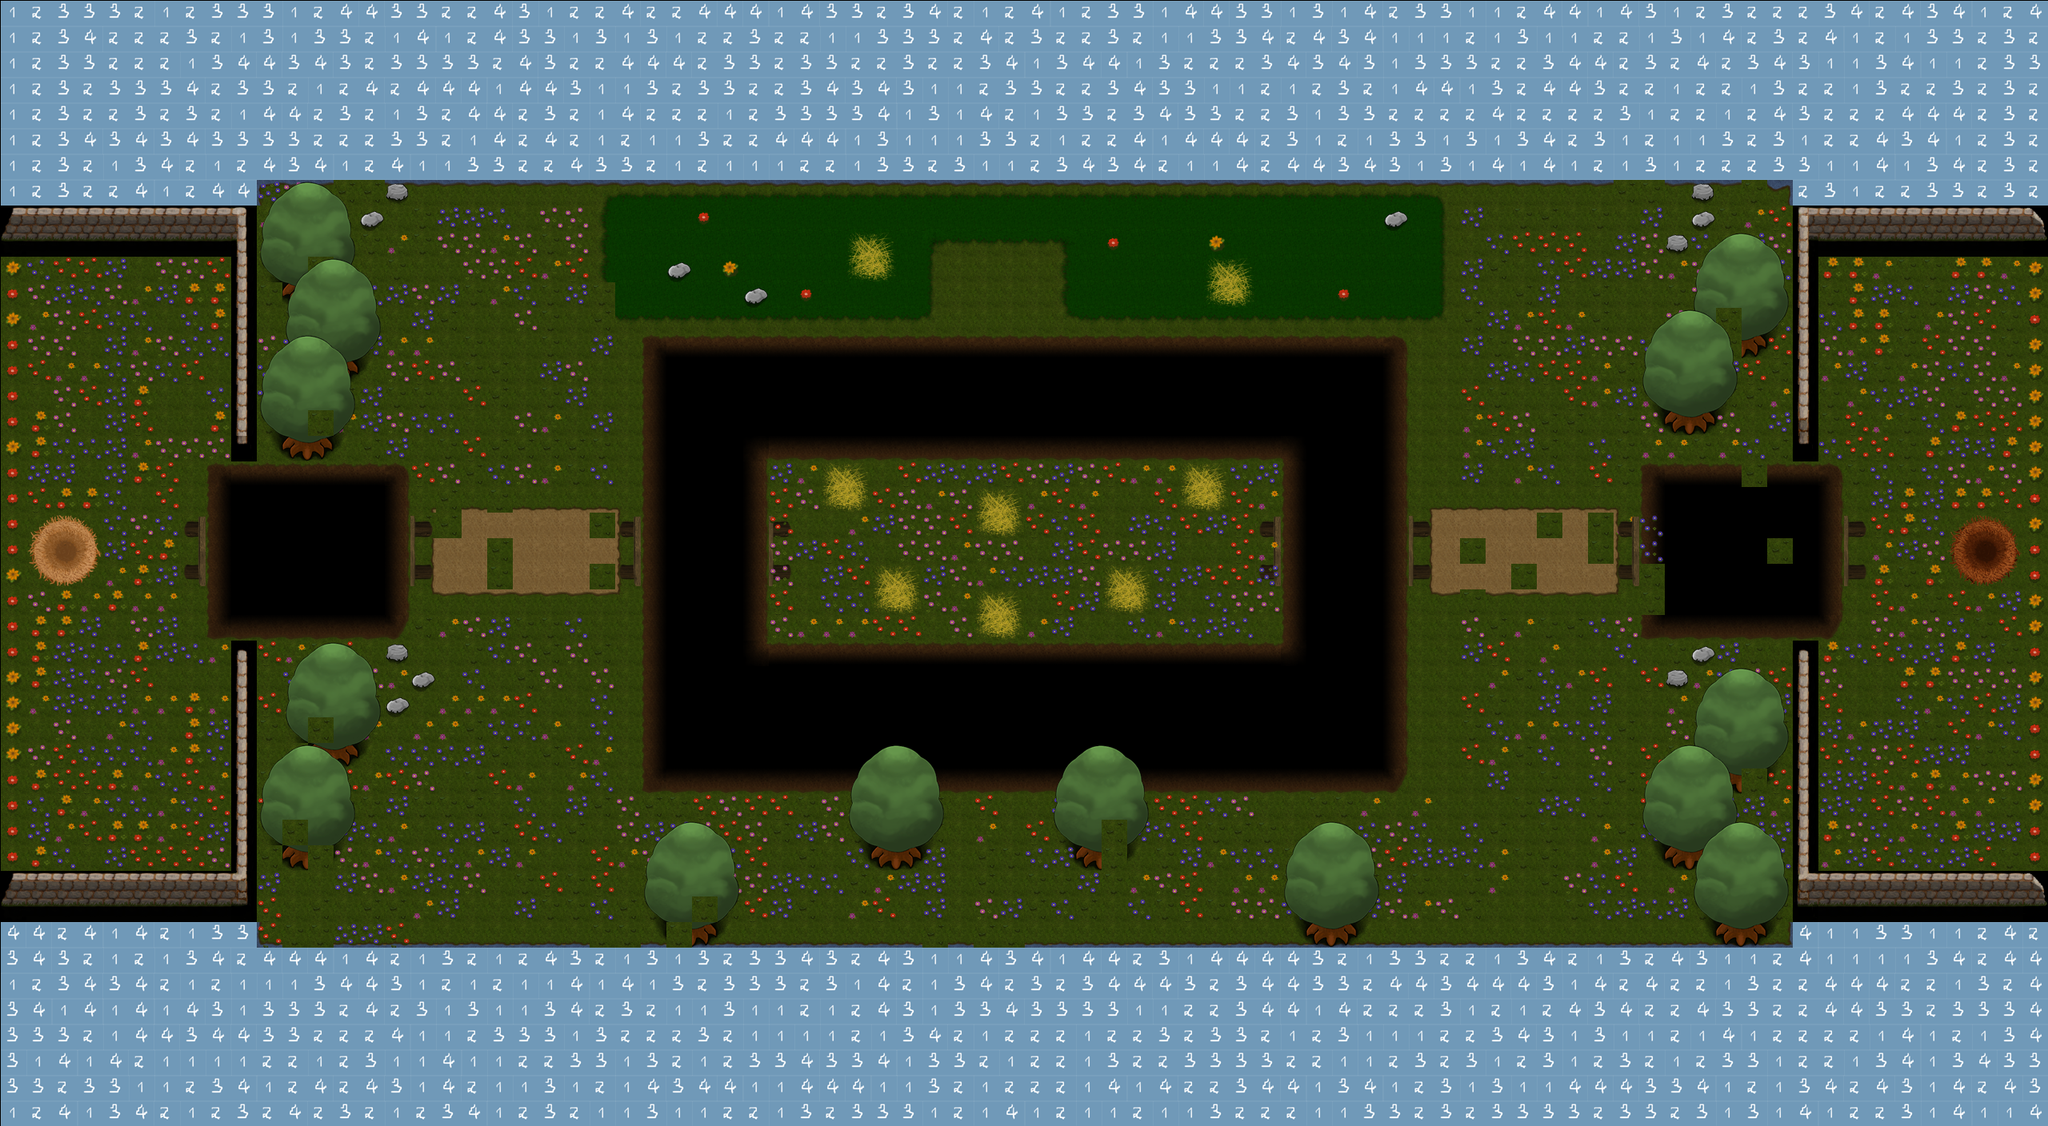

This is a level from a 2D game, rendered from its Tiled map with the project's own tilesets. A one-line summary and the map file follow, with tile-layer data summarised:
An orthogonal 80x44 tile map with 32x32 px tiles, 6 tile layers (Groundlayer (Rand, Wand, Terrain), Zonelayer (hohes Gras, Start), Detaillayer (Deko), Rederlayer, ...), 16 tilesets and 86 objects (27x solid, 14x Egg, 10x Bridge2, 8x Bridge1, 8x Bridge3, ...).

<map version="1.0" orientation="orthogonal" width="80" height="44" tilewidth="32" tileheight="32">
 <tileset firstgid="1" name="dummyWasserHalb" tilewidth="32" tileheight="32">
  <tileoffset x="1" y="1" />
  <properties>
   <property name="animation" value="" />
   <property name="animationDuration" value="0.15" />
   <property name="animationFrames" value="5" />
   <property name="animationTileOffset" value="5" />
  </properties>
  <image source="tiles/dummyWasserHalb.png" width="128" height="32" />
 </tileset>
 <tileset firstgid="5" name="dummyTilesHalb" tilewidth="32" tileheight="32">
  <tileoffset x="1" y="1" />
  <image source="tiles/dummyTilesHalb.png" width="512" height="512" />
  <terraintypes>
   <terrain name="Gras" tile="-1" />
   <terrain name="Weg" tile="-1" />
   <terrain name="Abgrund" tile="-1" />
   <terrain name="Wasser" tile="-1" />
  </terraintypes>
  <tile id="0" terrain="0,0,0,0" />
  <tile id="1" terrain="0,0,0,0" />
  <tile id="2" terrain="0,0,0,0" />
  <tile id="3" terrain="0,0,0,0" />
  <tile id="16" terrain="0,0,0,1" />
  <tile id="17" terrain="0,0,1,1" />
  <tile id="18" terrain="0,0,1,0" />
  <tile id="32" terrain="0,1,0,1" />
  <tile id="33" terrain="1,1,1,1" />
  <tile id="34" terrain="1,0,1,0" />
  <tile id="35" terrain="0,1,1,1" />
  <tile id="36" terrain="1,0,1,1" />
  <tile id="48" terrain="0,1,0,0" />
  <tile id="49" terrain="1,1,0,0" />
  <tile id="50" terrain="1,0,0,0" />
  <tile id="51" terrain="1,1,0,1" />
  <tile id="52" terrain="1,1,1,0" />
  <tile id="64" terrain="0,0,0,3" />
  <tile id="65" terrain="0,0,3,3" />
  <tile id="66" terrain="0,0,3,0" />
  <tile id="69" terrain="0,0,0,2" />
  <tile id="70" terrain="0,0,2,2" />
  <tile id="71" terrain="0,0,2,0" />
  <tile id="80" terrain="0,3,0,3" />
  <tile id="81" terrain="3,3,3,3" />
  <tile id="82" terrain="3,0,3,0" />
  <tile id="83" terrain="0,3,3,3" />
  <tile id="84" terrain="3,0,3,3" />
  <tile id="85" terrain="0,2,0,2" />
  <tile id="86" terrain="2,2,2,2" />
  <tile id="87" terrain="2,0,2,0" />
  <tile id="88" terrain="0,2,2,2" />
  <tile id="89" terrain="2,0,2,2" />
  <tile id="96" terrain="0,3,0,0" />
  <tile id="97" terrain="3,3,0,0" />
  <tile id="98" terrain="3,0,0,0" />
  <tile id="99" terrain="3,3,0,3" />
  <tile id="100" terrain="3,3,3,0" />
  <tile id="101" terrain="0,2,0,0" />
  <tile id="102" terrain="2,2,0,0" />
  <tile id="103" terrain="2,0,0,0" />
  <tile id="104" terrain="2,2,0,2" />
  <tile id="105" terrain="2,2,2,0" />
 </tileset>
 <tileset firstgid="261" name="egg" tilewidth="32" tileheight="32">
  <tileoffset x="1" y="1" />
  <properties>
   <property name="TYPE" value="egg" />
  </properties>
  <image source="tiles/egg.png" width="32" height="32" />
 </tileset>
 <tileset firstgid="262" name="carrot" tilewidth="32" tileheight="32">
  <tileoffset x="1" y="1" />
  <properties>
   <property name="TYPE" value="carrot" />
  </properties>
  <image source="tiles/carrot.png" width="32" height="32" />
 </tileset>
 <tileset firstgid="263" name="clover" tilewidth="32" tileheight="32">
  <tileoffset x="1" y="1" />
  <properties>
   <property name="TYPE" value="clover" />
  </properties>
  <image source="tiles/clover.png" width="32" height="32" />
 </tileset>
 <tileset firstgid="264" name="spinach" tilewidth="32" tileheight="32">
  <tileoffset x="1" y="1" />
  <properties>
   <property name="TYPE" value="spinach" />
  </properties>
  <image source="tiles/spinach.png" width="32" height="32" />
 </tileset>
 <tileset firstgid="265" name="bridge_horizontal_left" tilewidth="32" tileheight="96">
  <tileoffset x="1" y="1" />
  <image source="tiles/bridge_horizontal_left.png" width="32" height="96" />
 </tileset>
 <tileset firstgid="266" name="bridge_horizontal_middle" tilewidth="32" tileheight="96">
  <tileoffset x="1" y="1" />
  <image source="tiles/bridge_horizontal_middle.png" width="32" height="96" />
 </tileset>
 <tileset firstgid="267" name="bridge_horizontal_right" tilewidth="32" tileheight="96">
  <tileoffset x="1" y="1" />
  <image source="tiles/bridge_horizontal_right.png" width="32" height="96" />
 </tileset>
 <tileset firstgid="268" name="bridge_vertical_bottom" tilewidth="96" tileheight="32">
  <tileoffset x="1" y="1" />
  <image source="tiles/bridge_vertical_bottom.png" width="96" height="32" />
 </tileset>
 <tileset firstgid="269" name="bridge_vertical_middle" tilewidth="96" tileheight="32">
  <tileoffset x="1" y="1" />
  <image source="tiles/bridge_vertical_middle.png" width="96" height="32" />
 </tileset>
 <tileset firstgid="270" name="bridge_vertical_top" tilewidth="96" tileheight="32">
  <tileoffset x="1" y="1" />
  <image source="tiles/bridge_vertical_top.png" width="96" height="32" />
 </tileset>
 <tileset firstgid="271" name="bush" tilewidth="64" tileheight="64">
  <tileoffset x="1" y="1" />
  <properties>
   <property name="TYPE" value="bush" />
  </properties>
  <image source="tiles/bush.png" width="64" height="64" />
 </tileset>
 <tileset firstgid="272" name="straw" tilewidth="64" tileheight="64">
  <tileoffset x="1" y="1" />
  <properties>
   <property name="TYPE" value="hay" />
  </properties>
  <image source="tiles/straw.png" width="64" height="64" />
 </tileset>
 <tileset firstgid="273" name="switch" tilewidth="64" tileheight="64">
  <tileoffset x="1" y="1" />
  <image source="tiles/switch.png" width="64" height="64" />
 </tileset>
 <tileset firstgid="274" name="home" tilewidth="32" tileheight="32">
  <image source="tiles/home.png" width="192" height="96" />
 </tileset>
 <layer name="Groundlayer (Rand, Wand, Terrain)" width="80" height="44">
  <data>[3520 cells, 3520 non-empty, 42 distinct tile ids]</data>
 </layer>
 <layer name="Zonelayer (hohes Gras, Start)" width="80" height="44">
  <data>[3520 cells, 385 non-empty, 46 distinct tile ids]</data>
 </layer>
 <layer name="Detaillayer (Deko)" width="80" height="44">
  <data>[3520 cells, 1339 non-empty, 21 distinct tile ids]</data>
 </layer>
 <objectgroup name="Brueckenebene" width="80" height="44">
  <object name="Bridge1" gid="266" x="2272" y="736" />
  <object name="Bridge1" gid="266" x="2240" y="736" />
  <object name="Bridge1" gid="266" x="2208" y="736" />
  <object name="Bridge1" gid="266" x="2048" y="736" />
  <object name="Bridge1" gid="266" x="2144" y="736" />
  <object name="Bridge1" gid="266" x="2176" y="736" />
  <object name="Bridge1" gid="266" x="2112" y="736" />
  <object name="Bridge1" gid="266" x="2080" y="736" />
  <object name="Bridge2" gid="266" x="1728" y="736" />
  <object name="Bridge2" gid="266" x="1632" y="736" />
  <object name="Bridge2" gid="266" x="1664" y="736" />
  <object name="Bridge2" gid="266" x="1600" y="736" />
  <object name="Bridge2" gid="266" x="1696" y="736" />
  <object name="Bridge2" gid="266" x="928" y="736" />
  <object name="Bridge2" gid="266" x="896" y="736" />
  <object name="Bridge2" gid="266" x="864" y="736" />
  <object name="Bridge2" gid="266" x="832" y="736" />
  <object name="Bridge2" gid="266" x="800" y="736" />
  <object name="Bridge3" gid="266" x="480" y="736" />
  <object name="Bridge3" gid="266" x="448" y="736" />
  <object name="Bridge3" gid="266" x="416" y="736" />
  </objectgroup>
 <objectgroup name="Aktionsebene (Ei, Schalter, Busch, Futter)" width="80" height="44">
  <!-- 17 objects omitted --></objectgroup>
 <objectgroup name="Zonenebene" width="80" height="44">
  <!-- 16 objects omitted --></objectgroup>
 <layer name="Rederlayer" width="80" height="44">
  <data>[3520 cells, 0 non-empty, 0 distinct tile ids]</data>
 </layer>
 <objectgroup name="Spielerebene (physikalische Zone)" width="80" height="44">
  <!-- 27 objects omitted --></objectgroup>
 <layer name="Overlayer" width="80" height="44">
  <data>[3520 cells, 140 non-empty, 14 distinct tile ids]</data>
 </layer>
 <layer name="Overoverlayer(je nach Bedarf)" width="80" height="44">
  <data>[3520 cells, 56 non-empty, 8 distinct tile ids]</data>
 </layer>
</map>
<!-- 65 of 86 objects omitted -->
